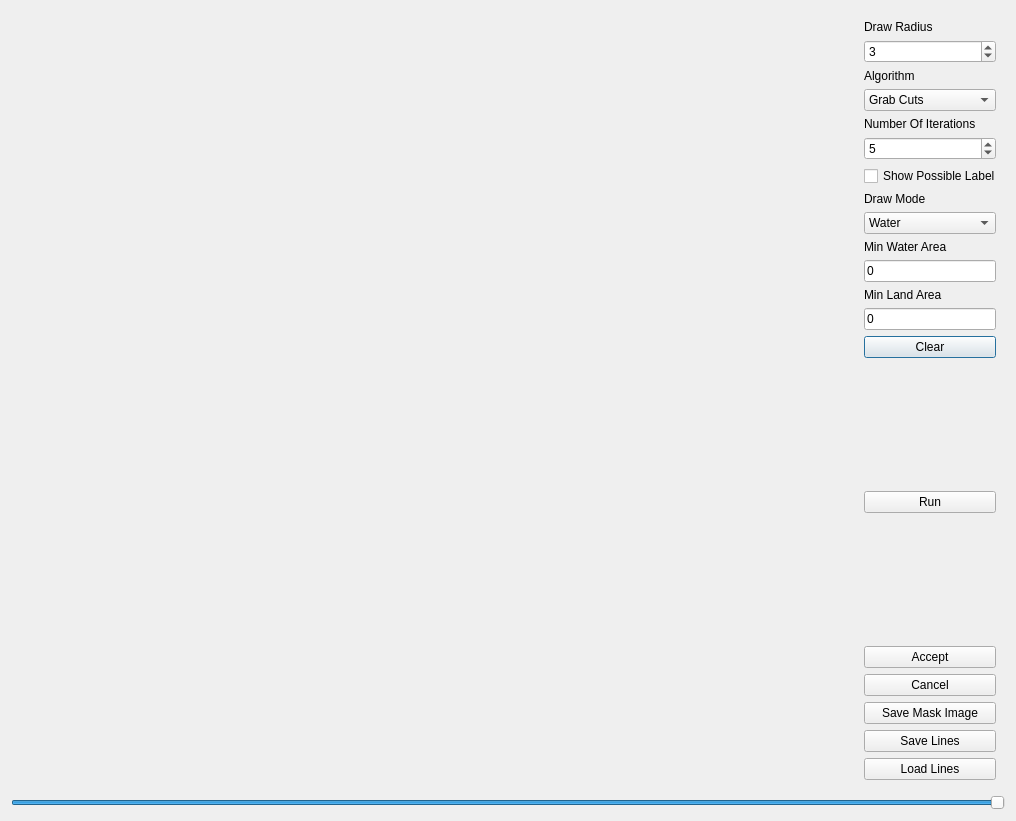
<?xml version="1.0" encoding="UTF-8"?>
<ui version="4.0">
 <class>imageFeatureExtractor</class>
 <widget class="QDialog" name="imageFeatureExtractor">
  <property name="geometry">
   <rect>
    <x>0</x>
    <y>0</y>
    <width>1016</width>
    <height>821</height>
   </rect>
  </property>
  <property name="windowTitle">
   <string>Dialog</string>
  </property>
  <layout class="QGridLayout" name="gridLayout">
   <item row="0" column="0">
    <widget class="QVTKWidget" name="qvtkWidget" native="true">
     <property name="baseSize">
      <size>
       <width>0</width>
       <height>0</height>
      </size>
     </property>
     <property name="font">
      <font>
       <pointsize>35</pointsize>
      </font>
     </property>
    </widget>
   </item>
   <item row="0" column="1">
    <widget class="QWidget" name="verticalWidget" native="true">
     <property name="maximumSize">
      <size>
       <width>150</width>
       <height>16777215</height>
      </size>
     </property>
     <layout class="QVBoxLayout" name="verticalLayout">
      <item>
       <widget class="QLabel" name="label">
        <property name="text">
         <string>Draw Radius</string>
        </property>
       </widget>
      </item>
      <item>
       <widget class="QSpinBox" name="DrawSize">
        <property name="minimum">
         <number>0</number>
        </property>
        <property name="value">
         <number>3</number>
        </property>
       </widget>
      </item>
      <item>
       <widget class="QLabel" name="label_6">
        <property name="text">
         <string>Algorithm</string>
        </property>
       </widget>
      </item>
      <item>
       <widget class="QComboBox" name="Algorithm">
        <item>
         <property name="text">
          <string>Grab Cuts</string>
         </property>
        </item>
        <item>
         <property name="text">
          <string>Watershed</string>
         </property>
        </item>
       </widget>
      </item>
      <item>
       <widget class="QLabel" name="label_2">
        <property name="text">
         <string>Number Of Iterations</string>
        </property>
       </widget>
      </item>
      <item>
       <widget class="QSpinBox" name="NumberOfIter">
        <property name="toolTip">
         <string>Number of iterations GrabCuts uses to calculate the result.  More iterations tend to provide better results.</string>
        </property>
        <property name="minimum">
         <number>1</number>
        </property>
        <property name="value">
         <number>5</number>
        </property>
       </widget>
      </item>
      <item>
       <widget class="QCheckBox" name="DrawPossible">
        <property name="text">
         <string>Show Possible Label</string>
        </property>
       </widget>
      </item>
      <item>
       <widget class="QLabel" name="label_3">
        <property name="text">
         <string>Draw Mode</string>
        </property>
       </widget>
      </item>
      <item>
       <widget class="QComboBox" name="DrawMode">
        <item>
         <property name="text">
          <string>Water</string>
         </property>
        </item>
        <item>
         <property name="text">
          <string>Land</string>
         </property>
        </item>
        <item>
         <property name="text">
          <string>Delete</string>
         </property>
        </item>
       </widget>
      </item>
      <item>
       <widget class="QLabel" name="label_4">
        <property name="text">
         <string>Min Water Area</string>
        </property>
       </widget>
      </item>
      <item>
       <widget class="QLineEdit" name="MinWaterSize">
        <property name="toolTip">
         <string>Area used to filter out  water with a surface area below this threshold.</string>
        </property>
        <property name="text">
         <string>0</string>
        </property>
       </widget>
      </item>
      <item>
       <widget class="QLabel" name="label_5">
        <property name="text">
         <string>Min Land Area</string>
        </property>
       </widget>
      </item>
      <item>
       <widget class="QLineEdit" name="MinLandSize">
        <property name="toolTip">
         <string>Area used to filter out land with a surface area below this threshold.</string>
        </property>
        <property name="text">
         <string>0</string>
        </property>
       </widget>
      </item>
      <item>
       <widget class="QPushButton" name="clear">
        <property name="text">
         <string>Clear</string>
        </property>
       </widget>
      </item>
      <item>
       <spacer name="verticalSpacer">
        <property name="orientation">
         <enum>Qt::Vertical</enum>
        </property>
        <property name="sizeHint" stdset="0">
         <size>
          <width>20</width>
          <height>40</height>
         </size>
        </property>
       </spacer>
      </item>
      <item>
       <widget class="QPushButton" name="Run">
        <property name="text">
         <string>Run</string>
        </property>
       </widget>
      </item>
      <item>
       <spacer name="verticalSpacer_2">
        <property name="orientation">
         <enum>Qt::Vertical</enum>
        </property>
        <property name="sizeHint" stdset="0">
         <size>
          <width>20</width>
          <height>40</height>
         </size>
        </property>
       </spacer>
      </item>
      <item>
       <widget class="QPushButton" name="Accept">
        <property name="text">
         <string>Accept</string>
        </property>
       </widget>
      </item>
      <item>
       <widget class="QPushButton" name="Cancel">
        <property name="text">
         <string>Cancel</string>
        </property>
       </widget>
      </item>
      <item>
       <widget class="QPushButton" name="SaveMask">
        <property name="text">
         <string>Save Mask Image</string>
        </property>
       </widget>
      </item>
      <item>
       <widget class="QPushButton" name="SaveLines">
        <property name="text">
         <string>Save Lines</string>
        </property>
       </widget>
      </item>
      <item>
       <widget class="QPushButton" name="LoadLines">
        <property name="text">
         <string>Load Lines</string>
        </property>
       </widget>
      </item>
     </layout>
    </widget>
   </item>
   <item row="1" column="0" colspan="2">
    <widget class="QSlider" name="LabelTrans">
     <property name="maximum">
      <number>255</number>
     </property>
     <property name="value">
      <number>255</number>
     </property>
     <property name="orientation">
      <enum>Qt::Horizontal</enum>
     </property>
    </widget>
   </item>
  </layout>
 </widget>
 <customwidgets>
  <customwidget>
   <class>QVTKWidget</class>
   <extends>QWidget</extends>
   <header>QVTKWidget.h</header>
  </customwidget>
 </customwidgets>
 <resources/>
 <connections/>
</ui>
